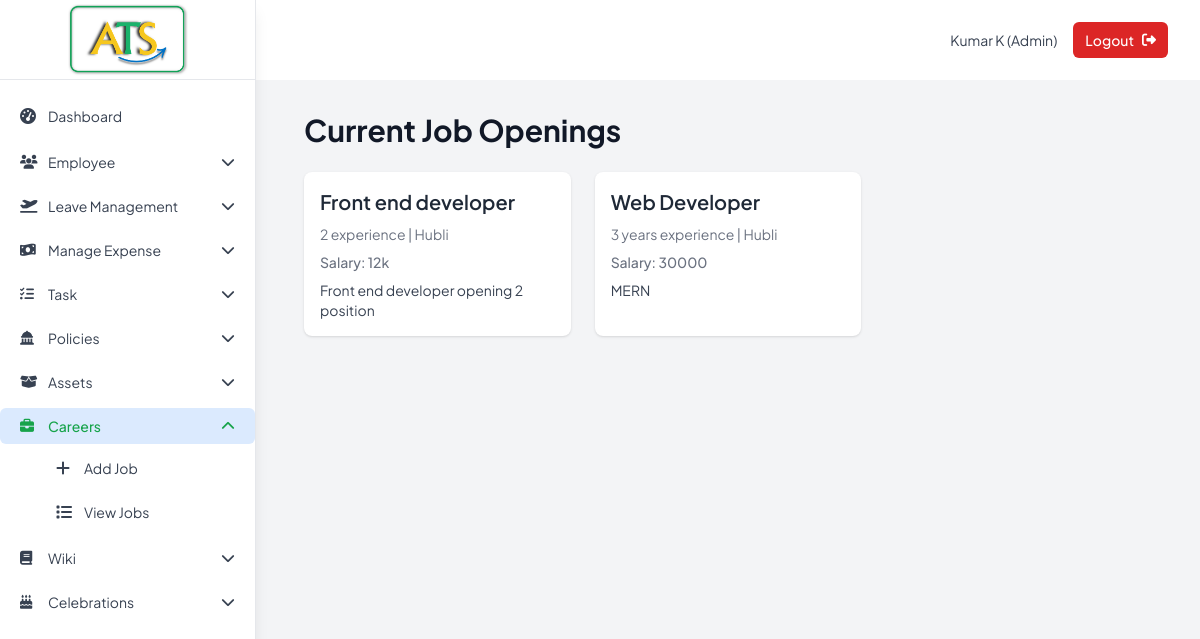
/employee/careers (signed in), run on the app's committed database.
### tables this page shows
CREATE TABLE TblCareers (
    CareerId INTEGER PRIMARY KEY AUTOINCREMENT,
    JobTitle TEXT(200),
    Exp TEXT(100),
    Sal TEXT(50),
    Location TEXT(50),
    Description TEXT(1000),
    BannerImg TEXT(50)
);

### app.py (the view)
@app.route('/employee/careers')
def employee_careers():
    conn = get_db_connection()
    jobs = conn.execute('SELECT * FROM TblCareers').fetchall()
    conn.close()
    return render_template('employee_careers.html', jobs=jobs)

### app.py (called while the page is built)
def get_db_connection():
    conn = sqlite3.connect('project_tracking.db')
    conn.row_factory = sqlite3.Row
    return conn

### templates/employee_careers.html (shortened to what this page needs)
{% extends "base.html" %}
{% block content %}
<div class="max-w-6xl mx-auto px-4">
    <h1 class="text-3xl font-bold text-gray-900 mb-6">Current Job Openings</h1>
    {% if jobs %}
    <div class="grid grid-cols-1 md:grid-cols-2 lg:grid-cols-3 gap-6">
        {% for job in jobs %}
        <div class="bg-white p-4 shadow rounded-lg">
            <div class="space-y-2">
                <h2 class="text-xl font-semibold text-gray-800">{{ job.JobTitle }}</h2>
                <p class="text-sm text-gray-500">{{ job.Exp }} experience | {{ job.Location }}</p>
                <p class="text-sm text-gray-500 font-medium">Salary: {{ job.Sal }}</p>
                <p class="text-gray-700 text-sm">{{ job.Description }}</p>
            </div>
        </div>
        {% endfor %}
    </div>
    {% else %}
    <div class="bg-white p-6 shadow rounded-lg text-center">
        <p class="text-gray-500">No job openings available at the moment.</p>
    </div>
    {% endif %}
</div>
{% endblock %}

### templates/base.html (style rules this page uses)
html { scroll-behavior: smooth }
body { font-family: "Plus Jakarta Sans", sans-serif }

### data on the page
TblCareers: JobTitle "Front end developer", Exp "2", Location "Hubli", Sal "12k", Description "Front end developer opening 2 position"
TblCareers: JobTitle "Web Developer", Exp "3 years", Location "Hubli", Sal "30000", Description "MERN"

### other printed values
{{ label }} "Dashboard Add Job View Jobs"
{{ session.first_name }} "Kumar"
{{ session.last_name }} "K"
{{ session.emp_type.title() }} "Admin"
